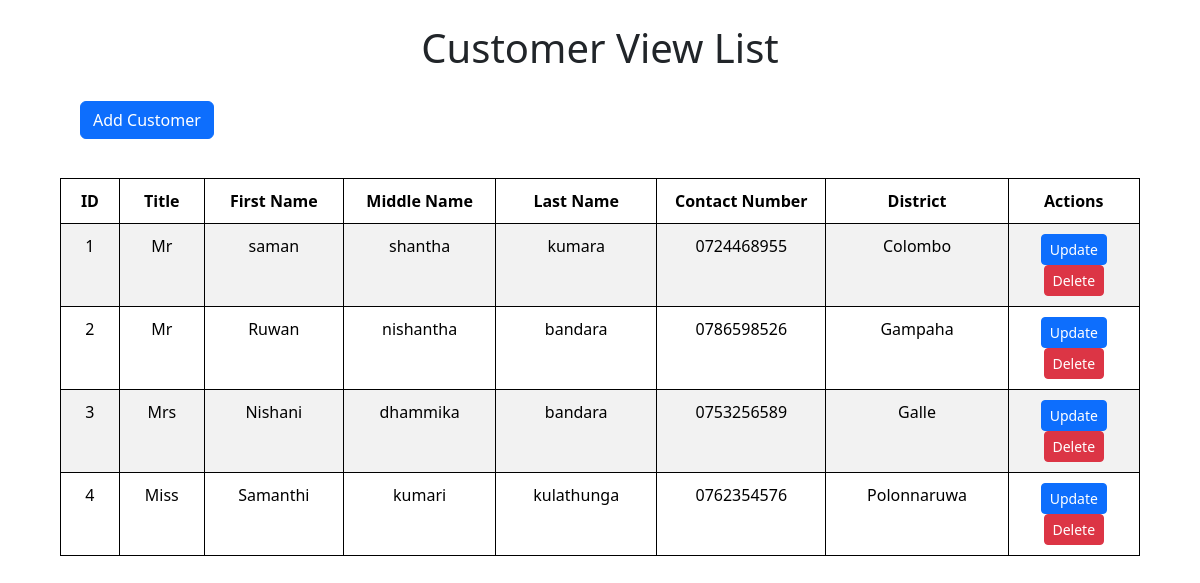
Page /Customer/view_customer.php on the committed database.
### tables this page shows
CREATE TABLE `customer` (
  `id` int NOT NULL AUTO_INCREMENT,
  `title` varchar(20) NOT NULL,
  `first_name` varchar(50) NOT NULL,
  `middle_name` varchar(50) NOT NULL,
  `last_name` varchar(50) NOT NULL,
  `contact_no` varchar(10) NOT NULL,
  `district` varchar(50) NOT NULL,
  PRIMARY KEY (`id`)
);

CREATE TABLE `district` (
  `district` varchar(50) DEFAULT NULL,
  `active` varchar(10) DEFAULT NULL,
  `id` int NOT NULL AUTO_INCREMENT,
  PRIMARY KEY (`id`)
);

### Customer/view_customer.php (the view, shortened to what this page needs)
<?php
include '../includes/dbh.inc.php';
?>
<!DOCTYPE html>
<html lang="en">
<head>
    <link href="https://cdn.jsdelivr.net/npm/bootstrap@5.3.3/dist/css/bootstrap.min.css" rel="stylesheet"
>
    <link rel="stylesheet" href="../css/view_customer.css">
</head>
<body>
    <div class="customer-container">
        <h1 class="customer-view text-center mt-4 mb-4">Customer View List</h1>
        <div class="d-flex justify-content-start mb-4">
            <a class="btn btn-primary btn-md mb-0" href="add_customer.php" style="margin-left: 80px; margin-top: 5px;">Add Customer</a>
        </div>
        <div class="table-container table-responsive mx-auto">
            <table class="customer-table table table-striped table-bordered text-center" style="margin-top: 15px;">
                <thead>
                    <tr>
                        <th>ID</th>
                        <th>Title</th>
                        <th>First Name</th>
                        <th>Middle Name</th>
                        <th>Last Name</th>
                        <th>Contact Number</th>
                        <th>District</th>
                        <th>Actions</th>
                    </tr>
                </thead>
                <tbody>
                    <?php
                    $sql = "
                           SELECT c.id, c.title, c.first_name, c.middle_name, c.last_name, c.contact_no, d.district
                           FROM customer c
                           LEFT JOIN district d ON c.district = d.id";
                    $result = $conn->query($sql);
                    if ($result && $result->num_rows > 0) {
                        while ($row = $result->fetch_assoc()) {
                            echo "
                            <tr>
                                <td>{$row['id']}</td>
                                <td>{$row['title']}</td>
                                <td>{$row['first_name']}</td>
                                <td>{$row['middle_name']}</td>
                                <td>{$row['last_name']}</td>
                                <td>{$row['contact_no']}</td>
                                <td>{$row['district']}</td>
                                <td>
                                    <a class='btn btn-primary btn-sm' href='update_customer.php?id={$row['id']}'>Update</a>
                                    <a class='btn btn-danger btn-sm' href='delete_customer.php?id={$row['id']}'>Delete</a>
                                </td>
                            </tr>
                            ";
                        }
                    } else {
                        echo "<tr><td colspan='8'>No customers found.</td></tr>";
                    }
                    ?>
                </tbody>
            </table>
        </div>
    </div>
</body>
</html>

### css/view_customer.css (style rules this page uses)
* { margin: 0; padding: 0; box-sizing: border-box; }
body { background-color: #ffffff; }
.customer-table th, .customer-table td { border: 1px solid #000000; padding: 10px; width: 10px; }
.customer-table { max-width: 90%; margin: 0 auto; margin-top: 50px; }
.table-container { margin-top: 20px; }

### rows in the picture
customer: id "1", title "Mr", first_name "saman", middle_name "shantha", last_name "kumara", contact_no "0724468955", district.district "Colombo"
customer: id "2", title "Mr", first_name "Ruwan", middle_name "nishantha", last_name "bandara", contact_no "0786598526", district.district "Gampaha"
customer: id "3", title "Mrs", first_name "Nishani", middle_name "dhammika", last_name "bandara", contact_no "0753256589", district.district "Galle"
customer: id "4", title "Miss", first_name "Samanthi", middle_name "kumari", last_name "kulathunga", contact_no "0762354576", district.district "Polonnaruwa"
